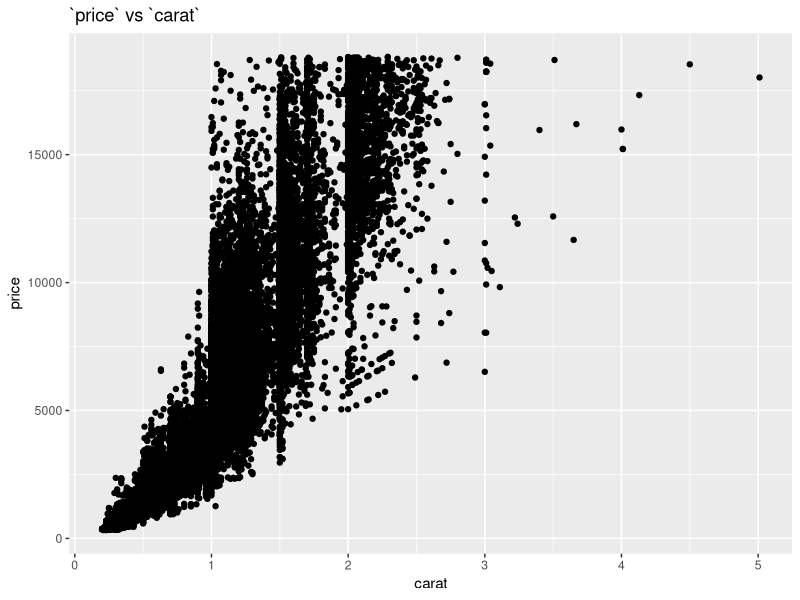
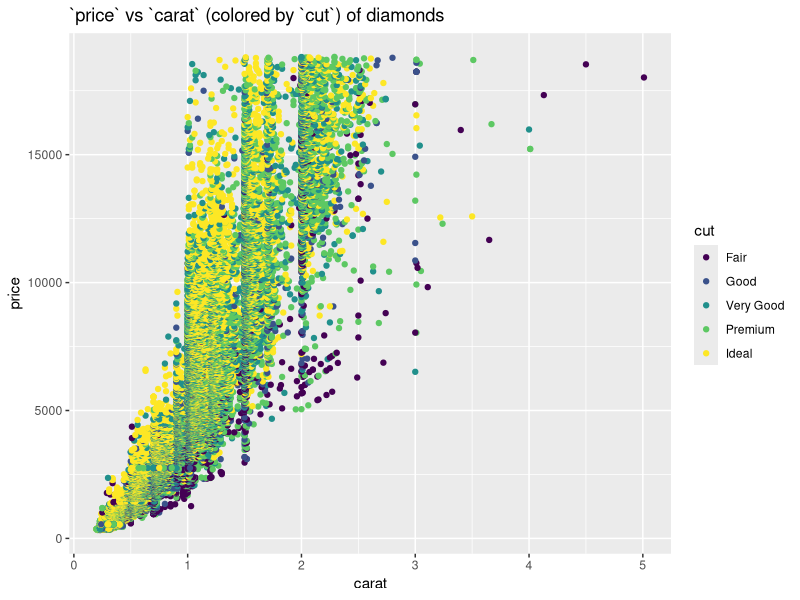
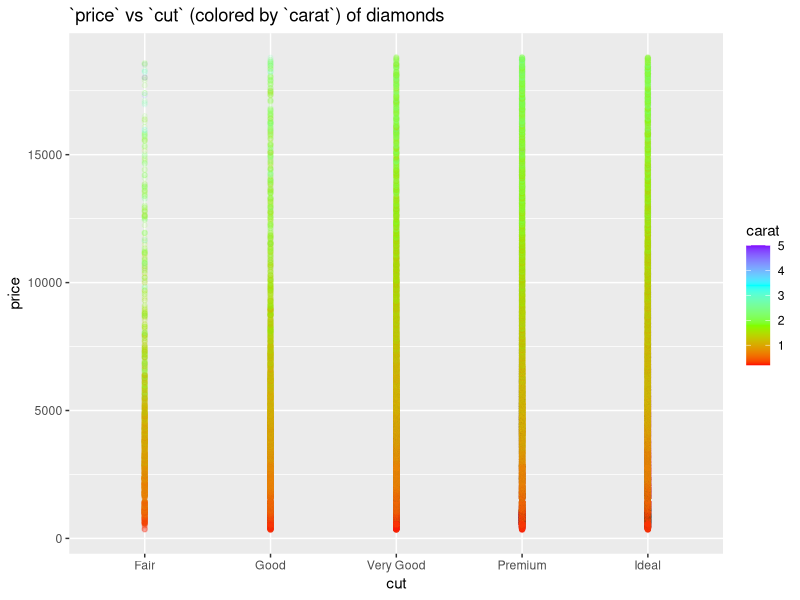
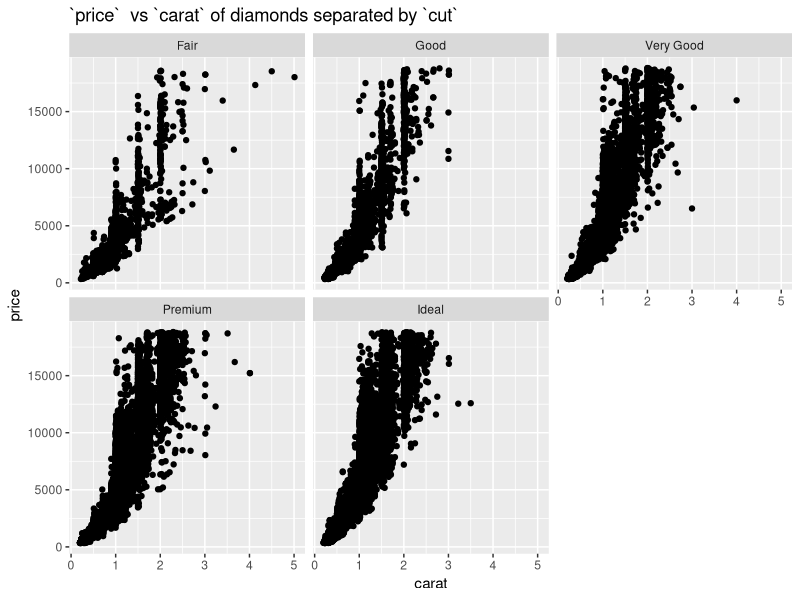
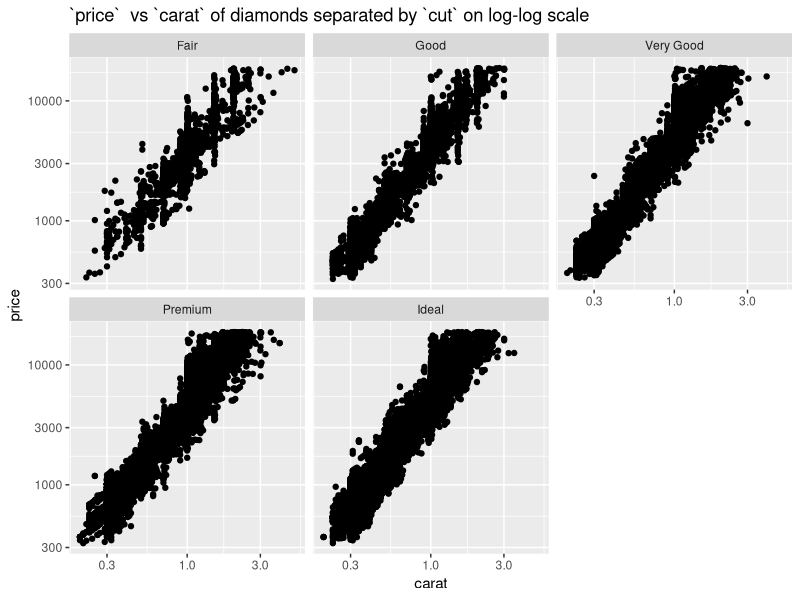
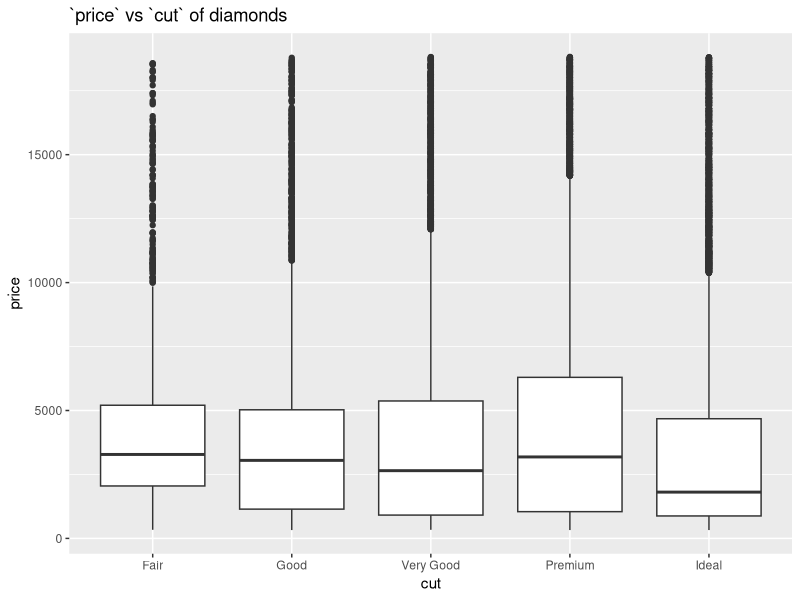
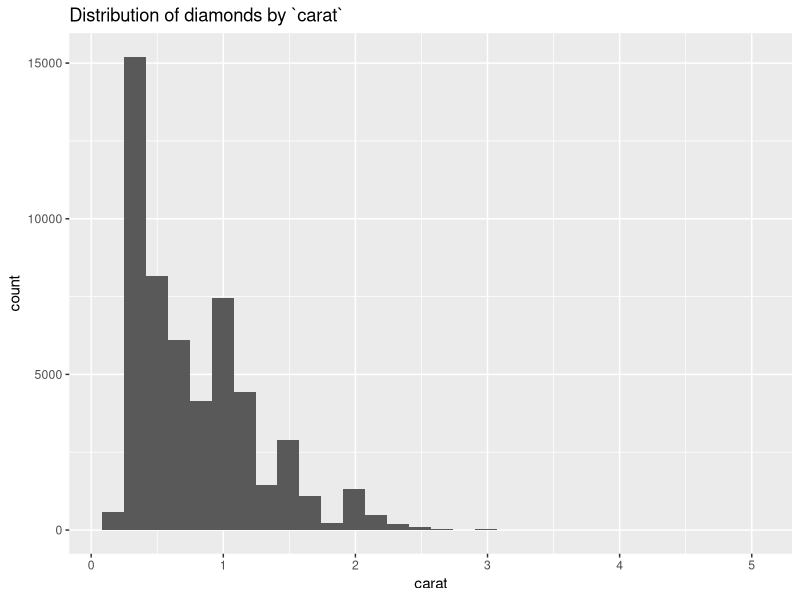
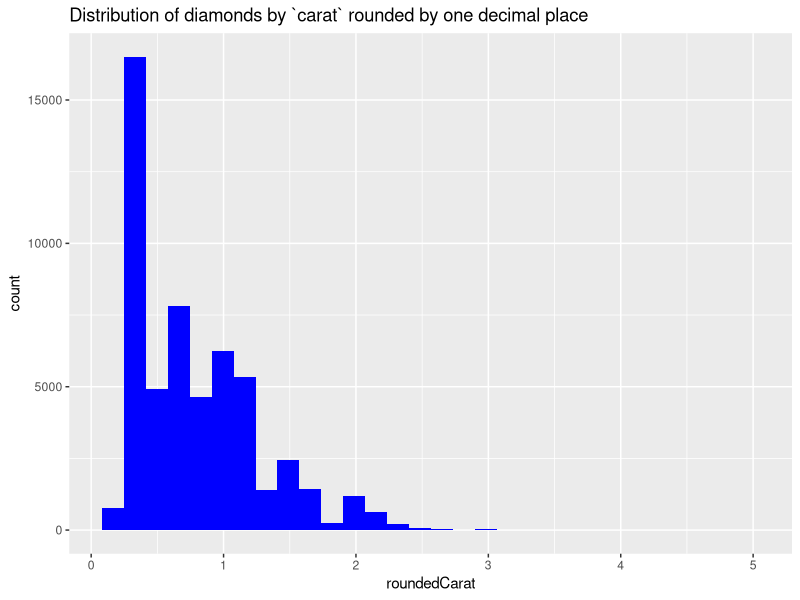

These charts were generated, in order, by the following R code:
## ---- chunk 1
library(tidyverse)
## ---- chunk 2
## TASK: Plot `price` vs `carat` below
diamonds %>%
  ggplot(aes(y = price, x = carat)) +
  geom_point() +
  ggtitle('`price` vs `carat`')
## ---- chunk 3
## TASK: Plot `price`, `carat`, and `cut` below
diamonds %>%
  ggplot(aes(y = price, x = carat, color = cut)) +
  geom_point() +
  ggtitle('`price` vs `carat` (colored by `cut`) of diamonds')
## ---- chunk 4
diamonds %>%
  ggplot(aes(y = price, x = cut, color = carat)) +
  scale_colour_gradientn(colours = rainbow(4)) +
  geom_point(alpha = 1/10) +
  ggtitle('`price` vs `cut` (colored by `carat`) of diamonds')
## ---- chunk 5
diamonds %>%
  ggplot(aes(y = price, x = carat)) +
  geom_point() +
  facet_wrap(~cut) +
  ggtitle('`price`  vs `carat` of diamonds separated by `cut`')
## ---- chunk 6
diamonds %>%
  ggplot(aes(y = price, x = carat)) +
  geom_point() +
  scale_x_log10() +
  scale_y_log10() +
  facet_wrap(~cut) +
  ggtitle('`price`  vs `carat` of diamonds separated by `cut` on log-log scale')
## ---- chunk 7
diamonds %>%
  ggplot() +
  geom_boxplot(aes(y = price, x = cut)) +
  ggtitle('`price` vs `cut` of diamonds')

diamonds %>%
  ggplot(aes(carat)) +
  geom_histogram() +
  ggtitle('Distribution of diamonds by `carat`')

diamonds %>%
  mutate(roundedCarat = round(x = carat, digits = 1)) %>%
  ggplot(aes(roundedCarat)) +
  geom_histogram(fill = 'blue') +
  ggtitle('Distribution of diamonds by `carat` rounded by one decimal place')
